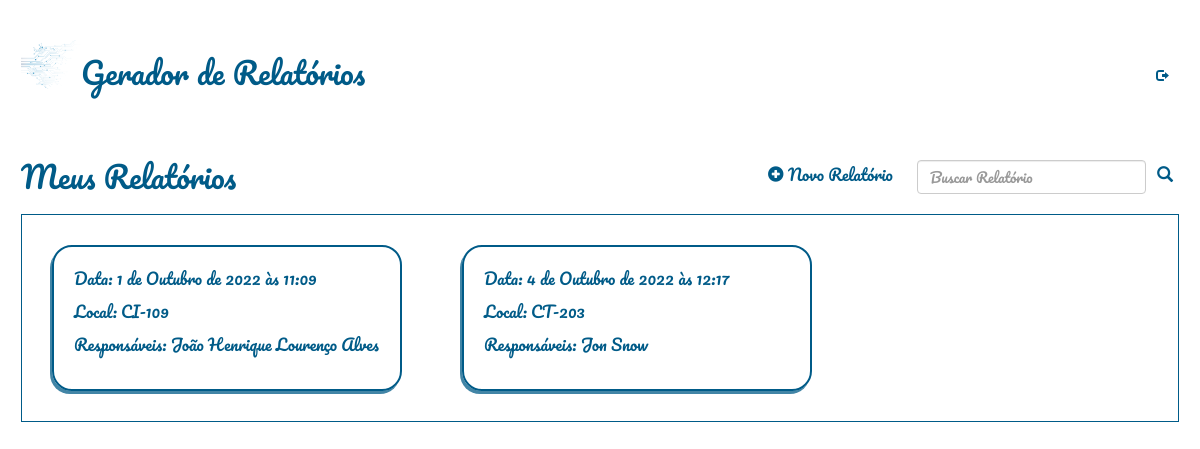
Before: / (signed in) with the older database file.
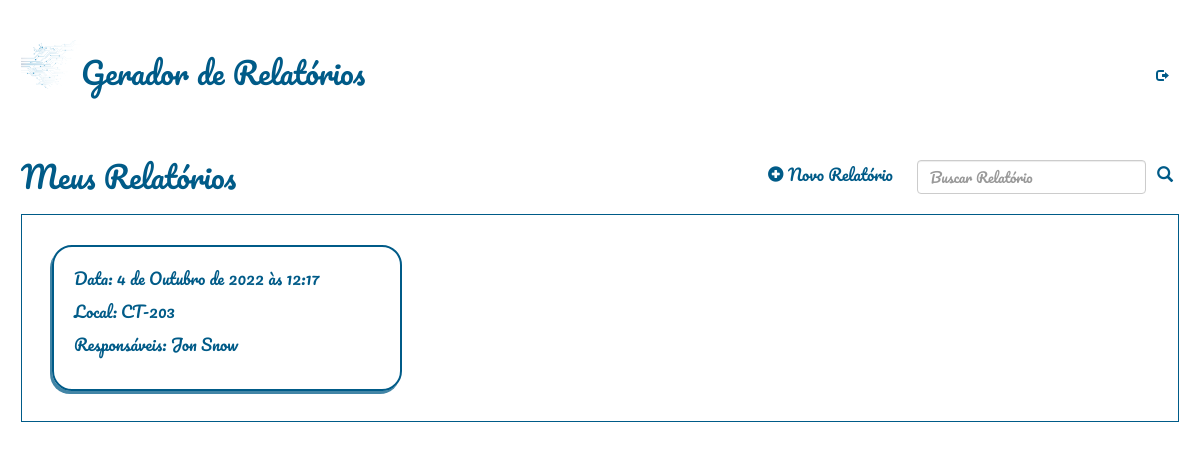
After: the same page with the newer database file.
### relatorio/models.py (models this page shows)
class Relatorio(models.Model):
    autor = models.ForeignKey(User, default=None, on_delete=models.CASCADE)
    data = models.DateTimeField()
    local = models.CharField(max_length=100)
    temperatura = models.IntegerField()
    clima = models.CharField(max_length=100)
    responsaveis = models.TextField(blank=True)
    Qualificacao_Profissional = models.CharField(max_length=100, default="Sim")
    riscos = models.CharField(max_length=100, default="Sim")
    equipamentos = models.CharField(max_length=100, default="Sim")
    sinalizacao = models.CharField(max_length=100, default="Sim")
    desligamento = models.CharField(max_length=4, default="Sim")
    integridade = models.CharField(max_length=4, default="Sim")
    dialogo = models.CharField(max_length=4, default="Sim")
    curso_nr = models.CharField(max_length=4, default="Sim")
    conferido = models.CharField(max_length=4, default="Sim")
    delimitar_area = models.CharField(max_length=4, default="Sim")
    auxconces = models.CharField(max_length=4, default="Sim")
    tensao = models.CharField(max_length=4, default="Sim")
    aterramento = models.CharField(max_length=4, default="Sim")
    altura = models.CharField(max_length=4, default="Sim")
    cinto_seg = models.CharField(max_length=4, default="Sim")
    requi_seg = models.CharField(max_length=4, default="Sim")
    reavaliacao = models.CharField(max_length=4, default="Sim")

### relatorio/views.py (the view)
# urls.py: path('', relatorio_views.relatorio_list, name="home"),
@login_required(login_url="/accounts/login/")
def relatorio_list(request):
    usuario = request.user
    busca = ''
    if(request.method=='POST'):
        busca = request.POST['busca']
    relatorios = Relatorio.objects.filter(autor=usuario, local__contains=busca).order_by('data')
    return render(request, 'relatorio/relatorio_list.html', {'relatorios': relatorios})

### relatorio/templates/relatorio/relatorio_list.html (shortened to what this page needs)
{% extends 'base_layout.html'%}
{% block content %}
    <header>
        <div class="meuscompromissosdiv">
            <h2>Meus Relatórios</h2>
        </div>
        <nav>
            <li>
                <a class="botao-icon" href="{% url 'relatorio:cria' %}">
                    <span class="glyphicon glyphicon-plus-sign"></span>
                    Novo Relatório
                </a>
            </li>
            <li>
                <form method=POST action="{% url 'home' %}" class="form-inline">
                    <input class="form-control me-2" type="search" placeholder="Buscar Relatório" aria-label="Search" name="busca">
                    <button class="btn-outline-secondary" id="searchbutton" type="submit"><span class="glyphicon glyphicon-search"></span></button>
                </form>
            </li>
        </nav>
    </header>
    <div class="compromissos">
            {% for relatorio in relatorios %}
            <a href="{% url 'relatorio:visualiza' rel_id=relatorio.id %}">
                <div class="compromisso">
                    <p>Data: {{ relatorio.data }}</p>
                    <p>Local: {{ relatorio.local }}</p>
                    <p class="obs">Responsáveis: {{ relatorio.responsaveis }}</p>
                </div>
            </a>
            {% endfor %}
        </div>
{% endblock %}

### templates/base_layout.html (shortened to what this page needs)
<!DOCTYPE html>
<html lang="pt-BR">
<head>
    <link href="https://cdn.jsdelivr.net/npm/bootstrap@5.1.3/dist/css/bootstrap.min.css" rel="stylesheet">
    <link rel="stylesheet" href="https://maxcdn.bootstrapcdn.com/bootstrap/3.4.0/css/bootstrap.min.css">
    {% load static %}
    <link rel="stylesheet" href="{% static 'styles.css' %}">
</head>
<body>
    <header class="wrapper">
        <h1><a href="{% url 'home' %}"><img src="{% static 'logo.png' %}" alt="calendario"/>Gerador de Relatórios</a></h1>
        <nav>
            <ul>
                {% if user.is_authenticated %}
                <li>
                    <form class="logout-link" action="{% url 'accounts:logout' %}" method="post">
                        <button type="submit" class="btn btn-default btn-sm">
                            <span class="glyphicon glyphicon-log-out"></span>
                        </button>
                    </form>
                </li>
                {% else %}
                    <li><a class="botao-icon" href="{% url 'accounts:login' %}">Log in</a></li>
                    <li><a class="botao-icon" href="{% url 'accounts:signup' %}">Sign up</a></li>
                {% endif %}
            </ul>
        </nav>
    </header>
    <div class="wrapper">
        {% block content %}
        {% endblock %}
    </div>
</body>
</html>

### assets/styles.css (style rules this page uses)
body { background-color: #ffffff; color: #005b88; padding: 0 1px 0 1px; font-family: Pacifico; font-size: medium; }
p.obs { white-space: nowrap; overflow: hidden; text-overflow: ellipsis; width: 330px; word-wrap: break-word; padding-bottom: 1%; }
img { width: 60px; height: auto; vertical-align: bottom; }
.compromissos { width: 100%; display: table; border: 1px solid #005b88; }
.compromisso { width: 350px; border-radius: 20px; float: left; box-shadow: -2px 3px #005b88bd; border: 2px solid #005b88; margin: 30px; padding: 20px; }
h1 a { font-weight: normal; font-size: 30px; margin: 0; }
h2,h3,h4,h5 { color: #005b88; font-weight: normal; margin: 0; }
a { color: #005b88; }
a, a:hover, a:visited { text-decoration: none; }
.wrapper { margin: 0 auto; padding: 20px; }
header { display: grid; align-self: center; grid-template-columns: 1fr 1fr; padding: 20px 0; }
nav { justify-self: end; }
nav li { display: inline-block; margin-left: 20px; }
.form-inline { display: inline-table; }
.botao-icon { background: none; font-family: Pacifico; color: #005b88; cursor: pointer; size-adjust: 2px; cursor: pointer; }
.meuscompromissosdiv { display: inline-block; }
.btn-outline-secondary { background-color: #005b88; color: #f8fcff; border: 1px solid #005b88; }
#searchbutton { color: #005b88; background-color: #ffffff; border: 0px; }
.btn.btn-default.btn-sm { color: #005b88; background-color: transparent; border-color: transparent; margin: 40px 0 0 0; }

Changed rows visible on the page:
removed Relatorio: data "1 de Outubro de 2022 às 11:09", local "CI-109", responsaveis "João Henrique Lourenço Alves"
